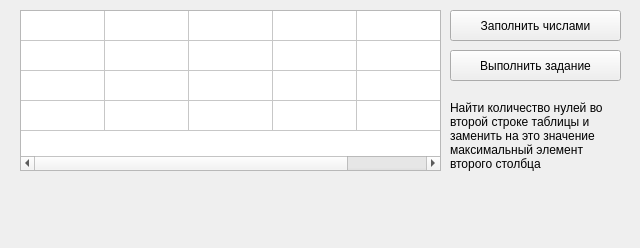
<?xml version="1.0" encoding="UTF-8"?>
<ui version="4.0">
 <class>Form</class>
 <widget class="QWidget" name="Form">
  <property name="geometry">
   <rect>
    <x>0</x>
    <y>0</y>
    <width>640</width>
    <height>248</height>
   </rect>
  </property>
  <property name="windowTitle">
   <string>Form</string>
  </property>
  <widget class="QTableWidget" name="tableWidget_array">
   <property name="geometry">
    <rect>
     <x>20</x>
     <y>10</y>
     <width>421</width>
     <height>161</height>
    </rect>
   </property>
   <property name="rowCount">
    <number>4</number>
   </property>
   <property name="columnCount">
    <number>5</number>
   </property>
   <attribute name="horizontalHeaderVisible">
    <bool>false</bool>
   </attribute>
   <attribute name="horizontalHeaderDefaultSectionSize">
    <number>84</number>
   </attribute>
   <attribute name="verticalHeaderVisible">
    <bool>false</bool>
   </attribute>
   <attribute name="verticalHeaderDefaultSectionSize">
    <number>30</number>
   </attribute>
   <row/>
   <row/>
   <row/>
   <row/>
   <column/>
   <column/>
   <column/>
   <column/>
   <column/>
  </widget>
  <widget class="QPushButton" name="pushButton_run">
   <property name="geometry">
    <rect>
     <x>450</x>
     <y>50</y>
     <width>171</width>
     <height>31</height>
    </rect>
   </property>
   <property name="text">
    <string>Выполнить задание</string>
   </property>
  </widget>
  <widget class="QPushButton" name="pushButton_random">
   <property name="geometry">
    <rect>
     <x>450</x>
     <y>10</y>
     <width>171</width>
     <height>31</height>
    </rect>
   </property>
   <property name="text">
    <string>Заполнить числами</string>
   </property>
  </widget>
  <widget class="QLabel" name="label_max">
   <property name="geometry">
    <rect>
     <x>20</x>
     <y>180</y>
     <width>601</width>
     <height>21</height>
    </rect>
   </property>
   <property name="text">
    <string/>
   </property>
  </widget>
  <widget class="QLabel" name="label_zero">
   <property name="geometry">
    <rect>
     <x>20</x>
     <y>210</y>
     <width>601</width>
     <height>21</height>
    </rect>
   </property>
   <property name="text">
    <string/>
   </property>
  </widget>
  <widget class="QLabel" name="label_3">
   <property name="geometry">
    <rect>
     <x>450</x>
     <y>80</y>
     <width>171</width>
     <height>111</height>
    </rect>
   </property>
   <property name="layoutDirection">
    <enum>Qt::LeftToRight</enum>
   </property>
   <property name="text">
    <string>Найти количество нулей во второй строке таблицы и заменить на это значение максимальный элемент второго столбца</string>
   </property>
   <property name="scaledContents">
    <bool>false</bool>
   </property>
   <property name="wordWrap">
    <bool>true</bool>
   </property>
  </widget>
 </widget>
 <resources/>
 <connections/>
</ui>
